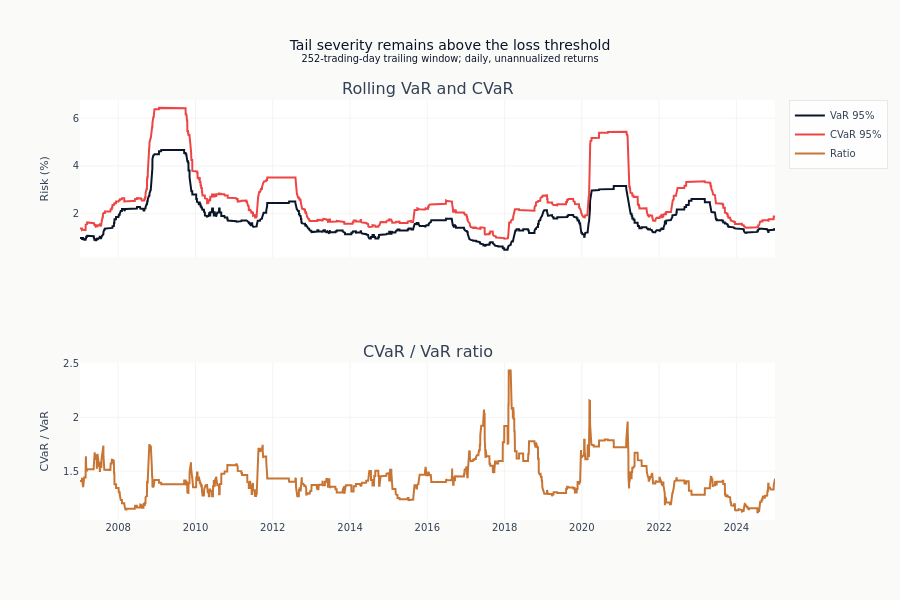

The code cell stored with this chart in its notebook:
### Markdown cell above
Both series use a trailing 252-trading-day window of daily, unannualized returns. The lower
panel normalizes expected shortfall by VaR to show changes in tail severity that are not
explained by a larger loss threshold alone.

### Code cell
fig.add_trace(
    go.Scatter(
        x=rolling_dates,
        y=rolling_cvar * 100,
        mode="lines",
        name="CVaR 95%",
        line=dict(color=COLORS["negative"]),
    ),
    row=1,
    col=1,
)
fig.add_trace(
    go.Scatter(
        x=rolling_dates,
        y=rolling_cvar / rolling_var,
        mode="lines",
        name="Ratio",
        line=dict(color=COLORS["copper"]),
    ),
    row=2,
    col=1,
)
fig.update_yaxes(title_text="Risk (%)", row=1, col=1)
fig.update_yaxes(title_text="CVaR / VaR", row=2, col=1)
fig.update_layout(
    title=(
        "Tail severity remains above the loss threshold"
        "<br><sup>252-trading-day trailing window; daily, unannualized returns</sup>"
    ),
    height=600,
)
show_plotly_with_alt(
    fig,
    "Two stacked panels over the full sample. The upper shows rolling VaR and CVaR moving together, spiking in 2008 and 2020. The lower shows their ratio, which stays above one throughout and moves independently of the level above it.",
)

### Figure 1 — Plotly figure (JSON) as saved in the notebook; plotly's stock layout.template omitted (floating-point values rounded to 4 significant figures; data arrays with more than 128 entries replaced by an {"elided": "..."} marker saying what was removed)
{"data": [{"line": {"color": "#0a1628"}, "mode": "lines", "name": "VaR 95%", "type": "scatter", "x": {"elided": "4528 str values"}, "xaxis": "x", "y": {"elided": "4528 float values"}, "yaxis": "y"}, {"line": {"color": "#ef4444"}, "mode": "lines", "name": "CVaR 95%", "type": "scatter", "x": {"elided": "4528 str values"}, "xaxis": "x", "y": {"elided": "4528 float values"}, "yaxis": "y"}, {"line": {"color": "#C87533"}, "mode": "lines", "name": "Ratio", "type": "scatter", "x": {"elided": "4528 str values"}, "xaxis": "x2", "y": {"elided": "4528 float values"}, "yaxis": "y2"}], "layout": {"annotations": [{"font": {"size": 16}, "showarrow": false, "text": "Rolling VaR and CVaR", "x": 0.5, "xanchor": "center", "xref": "paper", "y": 1.0, "yanchor": "bottom", "yref": "paper"}, {"font": {"size": 16}, "showarrow": false, "text": "CVaR / VaR ratio", "x": 0.5, "xanchor": "center", "xref": "paper", "y": 0.375, "yanchor": "bottom", "yref": "paper"}], "height": 600, "title": {"text": "Tail severity remains above the loss threshold<br><sup>252-trading-day trailing window; daily, unannualized returns</sup>"}, "xaxis": {"anchor": "y", "domain": [0.0, 1.0], "matches": "x2", "showticklabels": false}, "xaxis2": {"anchor": "y2", "domain": [0.0, 1.0]}, "yaxis": {"anchor": "x", "domain": [0.625, 1.0], "title": {"text": "Risk (%)"}}, "yaxis2": {"anchor": "x2", "domain": [0.0, 0.375], "title": {"text": "CVaR / VaR"}}}}
